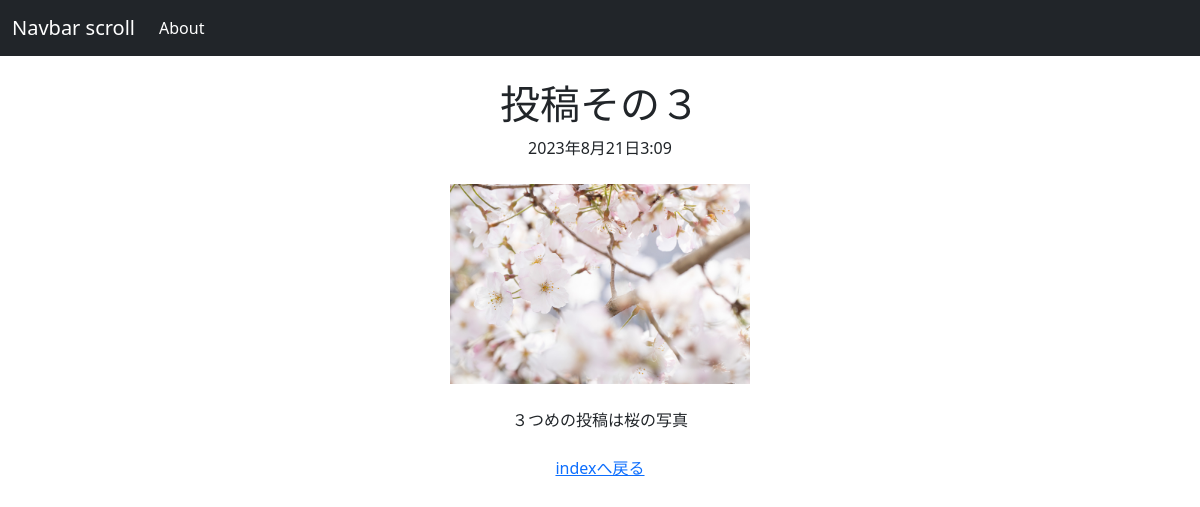
/posts/3/, run on the app's committed database.
### posts/models.py (models this page shows, shortened)
class Post(models.Model):
    title= models.CharField(max_length=100)
    published= models.DateTimeField()
    image= models.ImageField(upload_to='media/')
    body= models.TextField()
    def summary(self):
        return self.body[:30]

### posts/views.py (the view)
# urls.py: path('posts/<int:post_id>/', views.post_detail, name='post_detail'),
def post_detail(request, post_id):
    post= get_object_or_404(Post, pk=post_id)
    return render(request, 'posts/post_detail.html', {'post':post})

### posts/templates/posts/post_detail.html (shortened to what this page needs)
<!DOCTYPE html>
<html lang="ja">
<head>
  <link href="https://cdn.jsdelivr.net/npm/bootstrap@5.3.0/dist/css/bootstrap.min.css" rel="stylesheet">
</head>
<body>
<nav class="navbar navbar-expand-lg navbar-dark bg-dark">
  <div class="container-fluid">
    <a class="navbar-brand" href="./../">Navbar scroll</a>
    <div class="collapse navbar-collapse" id="navbarScroll">
      <ul class="navbar-nav me-auto my-2 my-lg-0 navbar-nav-scroll" style="--bs-scroll-height: 100px;">
        <li class="nav-item">
          <a class="nav-link active" aria-current="page" href="./">About</a>
        </li>
    </div>
  </div>
</nav>
<div class="container">
  <br />
    <h1>{{ post.title }}</h1>
    {{ post.published }}
    <br /><br />
    <img src="{{ post.image.url }}" class="img-fluid" style="max-height: 200px;">
    <br /><br />
    {{ post.body }}
    <br /><br />
    <a href="./../">indexへ戻る</a>
  </div>
</body>
</html>

### posts/templates/posts/post_detail.html (style rules this page uses)
.container { text-align: center; }

### data on the page
Post: title "投稿その３", published "2023年8月21日3:09", image (picture), body "３つめの投稿は桜の写真"
